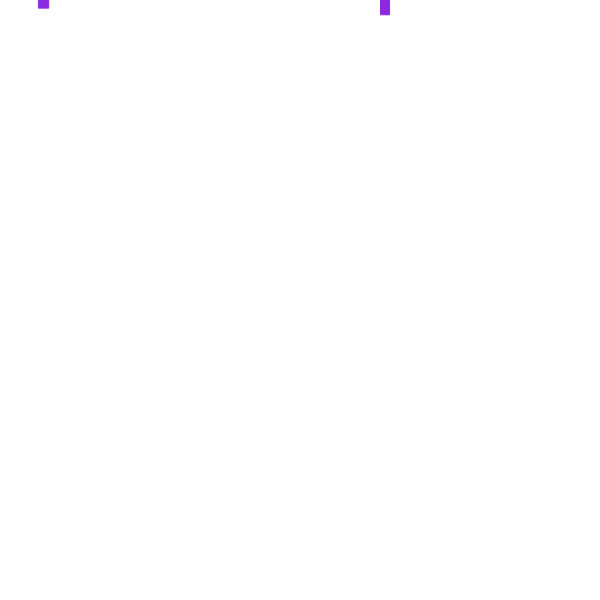
Frame 1 (no input)
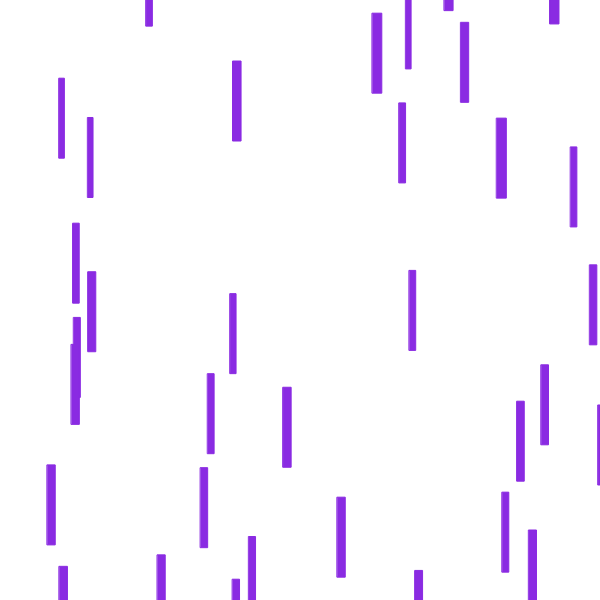
Frame 60 (no input)
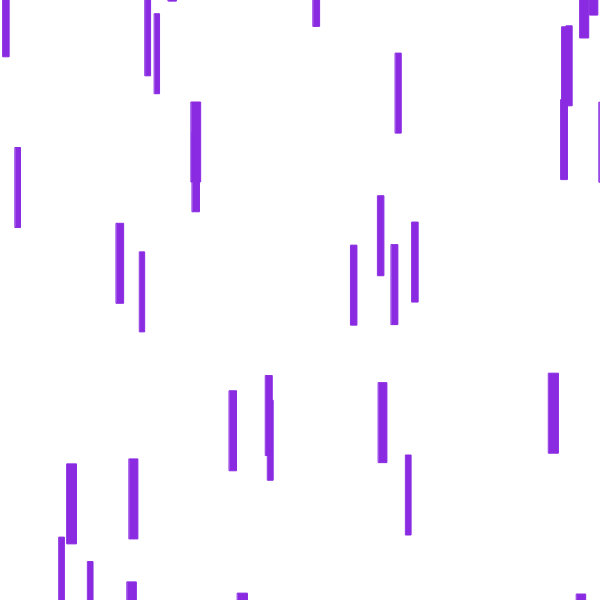
Frame 120 (the mouse pressed at the canvas centre since frame 60)

The p5.js sketch that drew these frames (run headless with seeded random() and noise() and a simulated clock; from frame 60 on, the mouse is pressed at the canvas centre):

// p5.js sketch
// ── sketch.js
var canvasSize = 600;

// Drops' constants
var drops = [];
var maxDrops = 50;
var dropHeight = 80;

// Drop's random constants
var randomConst = 20;
var minVel = 1, maxVel = 20;
var minGrav = 0.05, maxGrav = 0.2;
var minLen = 5, maxLen = 10;

class Drop {

  constructor() {
    this.init();
  }

  init() {
    // position
    this.x = random(canvasSize);
    this.y = random(canvasSize) - canvasSize - dropHeight;

    // z is the depth of the drop
    // it is used to calculate the speed,
    // length and gravity of the drop
    this.z = random(randomConst);
    this.velocity = map(this.z, 0, randomConst, minVel, maxVel);
    this.grav = map(this.z, 0, randomConst, minGrav, maxGrav);
    this.len = map(this.z, 0, randomConst, minLen, maxLen);
  }

  update() {
    // update position through velocity and gravity
    this.velocity += this.grav;
    this.y += this.velocity;

    // Reset if the drop goes below the canvas
    if (this.y > canvasSize) {
      this.init(); // / Reset drop properties if it goes below the canvas
    }
  }

  show() {
    const c = color(138, 43, 226);
    fill(c);
    stroke(c);
    rect(this.x, this.y, this.len, dropHeight);
  }

}
function setup() {
  createCanvas(canvasSize, canvasSize);
  for (let i = 0; i < maxDrops; i++) {
    drops.push(new Drop());
  }
}

function draw() {
  background(255);
  drops.forEach(drop => {
    if (drop.y > canvasSize) {
      drop = drop.constructor();
    }
    drop.update();
    drop.show();
  });
}
